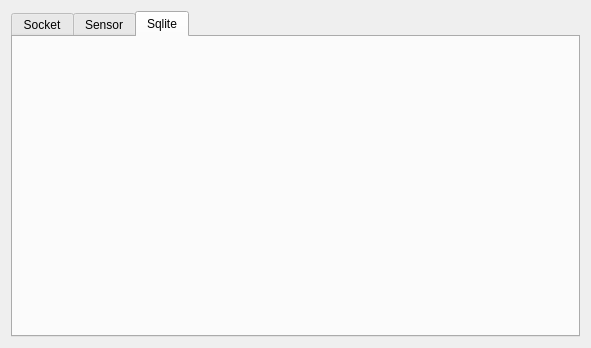
<?xml version="1.0" encoding="UTF-8"?>
<ui version="4.0">
 <class>MainWidget</class>
 <widget class="QWidget" name="MainWidget">
  <property name="geometry">
   <rect>
    <x>0</x>
    <y>0</y>
    <width>591</width>
    <height>348</height>
   </rect>
  </property>
  <property name="windowTitle">
   <string>MainWidget</string>
  </property>
  <layout class="QVBoxLayout" name="verticalLayout">
   <item>
    <widget class="QTabWidget" name="pTabWidget">
     <property name="currentIndex">
      <number>2</number>
     </property>
     <widget class="QWidget" name="pTab2">
      <property name="layoutDirection">
       <enum>Qt::LeftToRight</enum>
      </property>
      <attribute name="title">
       <string>Socket</string>
      </attribute>
     </widget>
     <widget class="QWidget" name="pTab4">
      <attribute name="title">
       <string>Sensor</string>
      </attribute>
     </widget>
     <widget class="QWidget" name="pTab5">
      <attribute name="title">
       <string>Sqlite</string>
      </attribute>
     </widget>
    </widget>
   </item>
  </layout>
 </widget>
 <resources/>
 <connections/>
</ui>
